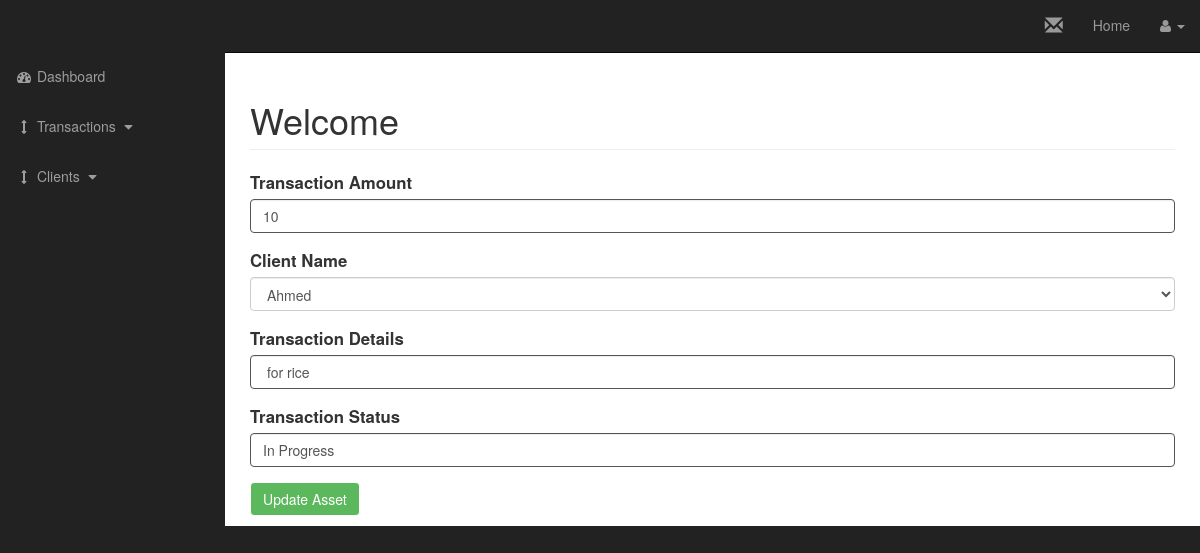
Page /admin/transaction.php?source=update_transaction&t_id=1 on the committed database.
### tables this page shows
CREATE TABLE `detail_transaction` (
  `transaction_id` int(11) NOT NULL,
  `client_name` varchar(255) NOT NULL,
  `transaction_amount` varchar(255) NOT NULL,
  `transaction_details` varchar(1000) NOT NULL,
  `transaction_status` varchar(255) NOT NULL
);

### admin/adminincludes/update_transaction.php (the view, shortened to what this page needs)
<?php
if (isset($_GET['t_id']))
{
   $id = $_GET['t_id'];
}
    $allassetsql  = "SELECT * FROM detail_transaction WHERE transaction_id = '$id' ";
    $allasset = mysqli_query($conn , $allassetsql);
   while ($row=mysqli_fetch_assoc($allasset))
    {
      $name = $row['client_name'];
      $amount = $row['transaction_amount'];
      $details= $row['transaction_details'];
      $status = $row['transaction_status'];
    }
?>
<div class="form1">
<form   method="POST" enctype="multipart/form-data">
<div class="form-group">
                    <label>Transaction  Amount</label>
                    <input type="text" class="form-control" value="<?php  echo $amount ?>"  name="tamount">
                  </div>
                  <div class="form-group">
                    <label >Client Name</label>
                    <select class="form-control" value="<?php  echo $name ?>" name="cname" >
                  <?php
                      $sql  = "SELECT * FROM client_db ";
                      $result = mysqli_query($conn , $sql);
                      while ($row=mysqli_fetch_assoc($result))
                      {
                      $name = $row['Username'];
                      echo   "<option value='$name'> $name </option>";
                      }
                  ?>
                   </select>
                  </div>
                  <div class="form-group">
                    <label>Transaction  Details</label>
                    <input type="text" class="form-control" value="<?php  echo $details ?>"  name="details">
                  </div>
                  <div class="form-group">
                  <label>Transaction  Status </label>
                    <input type="text" class="form-control" value="<?php  echo $status?>" >
                  </div>
      <div>
      <input type="submit"  class="btn btn-success" name="updateasset" value=" Update Asset ">
      </div>
</form>
</div>
</div>

### admin/css/sb-admin.css (style rules this page uses)
body { margin-top: 100px; background-color: #222; }
@media (min-width:768px) { body { margin-top: 50px; } }

### rows in the picture
detail_transaction: tamount "10", details "for rice", transaction_status "In Progress"

### other values in the picture
form field cname "Ahmed"
